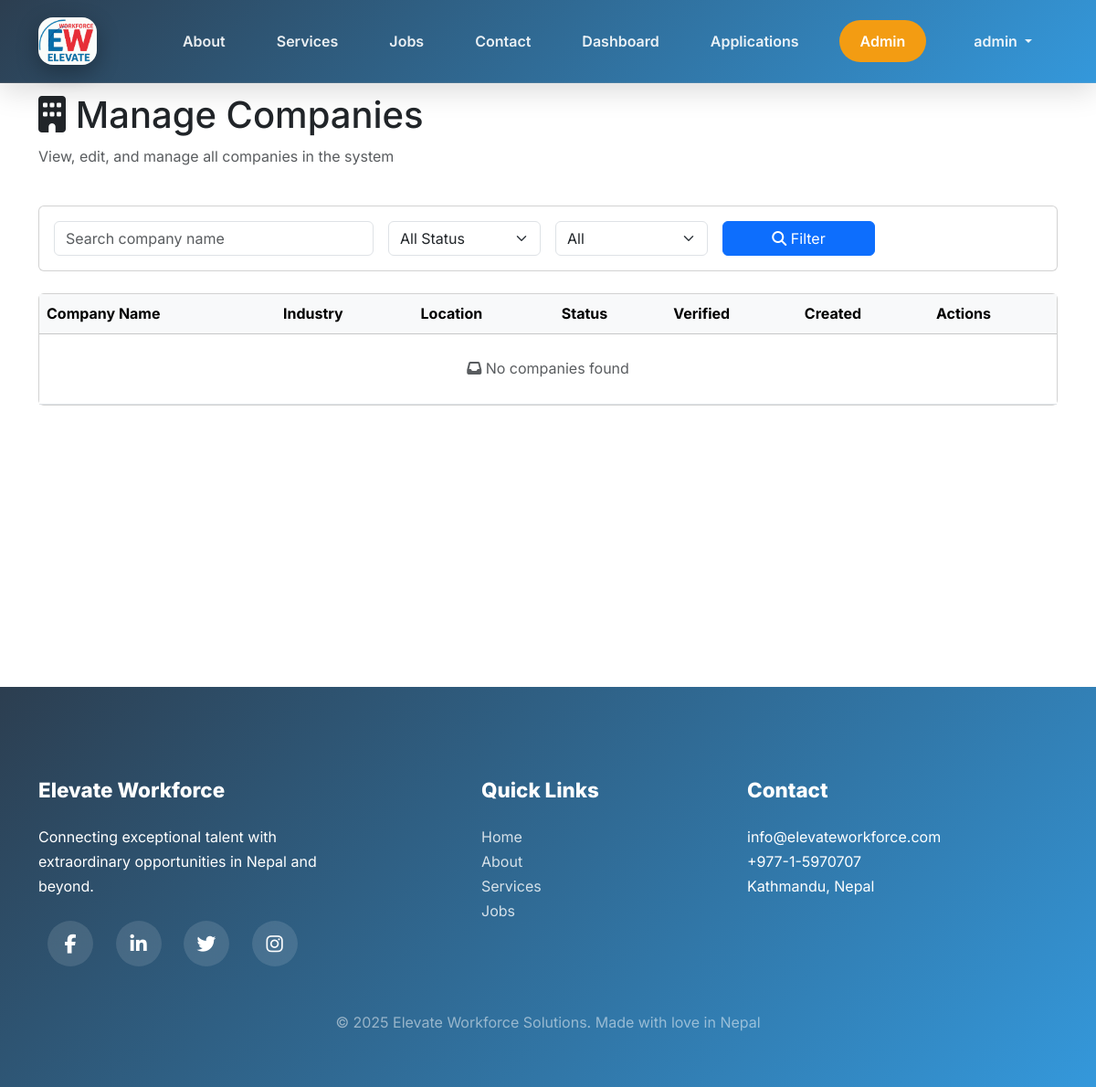
/accounts/admin/companies/ (signed in), run on an earlier commit of the app's database.
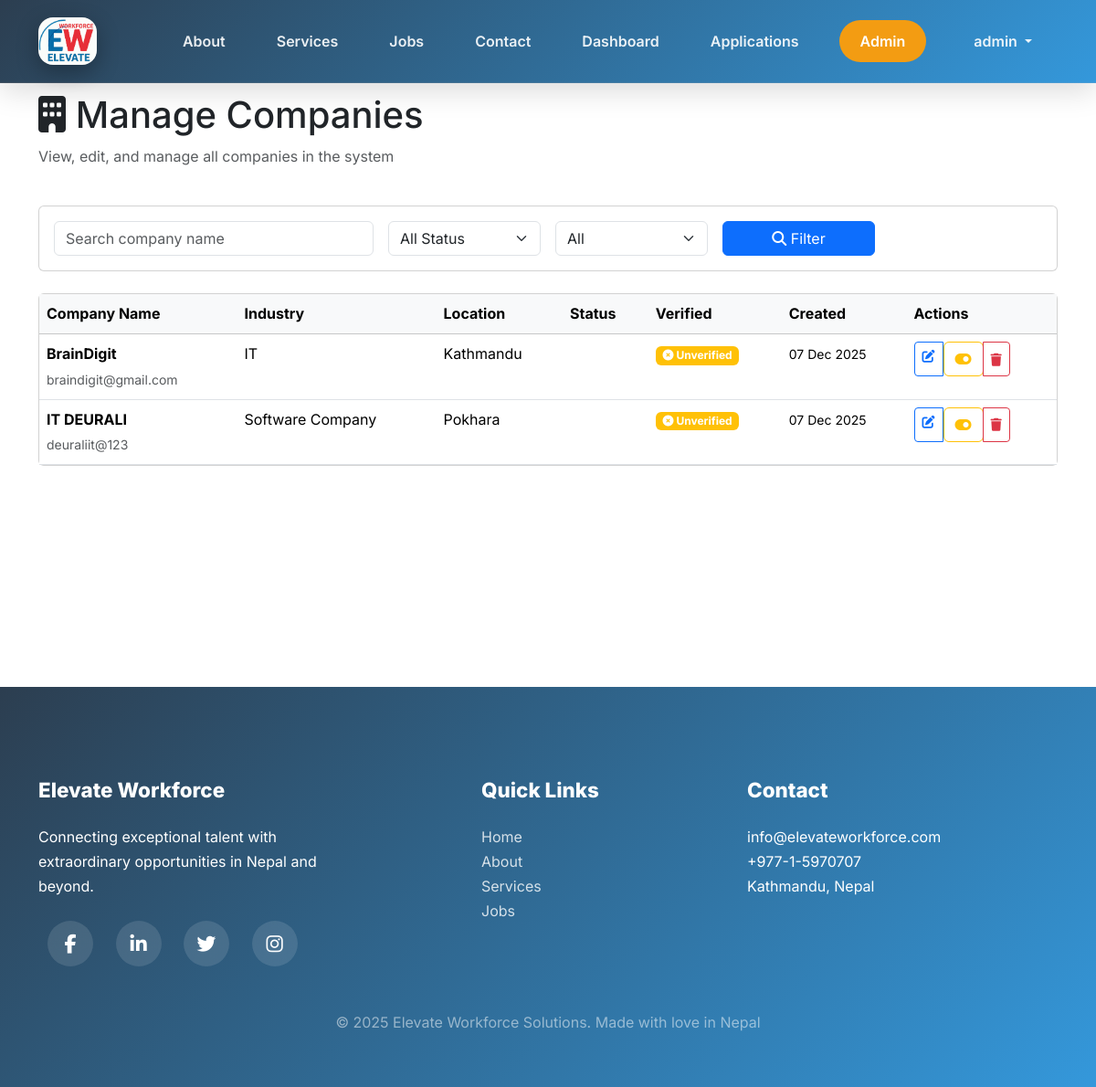
And on a later commit of the database.
### companies/models.py (models this page shows, shortened)
class Company(models.Model):
    COMPANY_STATUS_CHOICES = (
        ('active', 'Active'),
        ('inactive', 'Inactive'),
        ('suspended', 'Suspended'),
    )
    user = models.OneToOneField(User, on_delete=models.CASCADE, related_name='company_profile')
    company_name = models.CharField(max_length=255, unique=True)
    description = models.TextField()
    website = models.URLField(blank=True, null=True)
    industry = models.CharField(max_length=100)
    location = models.CharField(max_length=255)
    company_size = models.CharField(max_length=50, blank=True, null=True)
    logo = models.ImageField(upload_to='company_logos/', blank=True, null=True)
    status = models.CharField(max_length=20, choices=COMPANY_STATUS_CHOICES, default='active')
    verified = models.BooleanField(default=False)
    created_at = models.DateTimeField(auto_now_add=True)
    updated_at = models.DateTimeField(auto_now=True)
    class Meta:
        db_table = 'companies'
        verbose_name_plural = 'Companies'
        ordering = ['-created_at']

### accounts/models.py (models this page shows, shortened)
class User(AbstractUser):
    USER_ROLE_CHOICES = (
        ('job_seeker', 'Job Seeker'),
        ('company', 'Company'),
    )
    role = models.CharField(max_length=20, choices=USER_ROLE_CHOICES, default='job_seeker')
    phone_number = models.CharField(max_length=15, blank=True, null=True)
    is_active = models.BooleanField(default=True)
    created_at = models.DateTimeField(auto_now_add=True)
    updated_at = models.DateTimeField(auto_now=True)
    groups = models.ManyToManyField(
        'auth.Group',
        related_name='custom_user_groups',
        blank=True,
        help_text='The groups this user belongs to.'
    )
    user_permissions = models.ManyToManyField(
        'auth.Permission',
        related_name='custom_user_permissions',
        blank=True,
        help_text='Specific permissions for this user.'
    )
    class Meta:
        db_table = 'users'
        verbose_name_plural = 'Users'
        ordering = ['-created_at']
    def is_job_seeker(self):
        return self.role == 'job_seeker'

### accounts/admin_views.py (the view)
# urls.py: path('admin/companies/', admin_views.manage_companies, name='manage_companies'),
@login_required(login_url='accounts:login')
@user_passes_test(is_admin, login_url='accounts:login')
def manage_companies(request):
    companies = Company.objects.all().order_by('-created_at')
    status_filter = request.GET.get('status', '')
    if status_filter:
        companies = companies.filter(status=status_filter)
    verified_filter = request.GET.get('verified', '')
    if verified_filter:
        companies = companies.filter(verified=verified_filter == 'true')
    search_query = request.GET.get('search', '')
    if search_query:
        companies = companies.filter(
            company_name__icontains=search_query
        )
    paginator = Paginator(companies, 20)
    page_number = request.GET.get('page')
    try:
        page_obj = paginator.page(page_number)
    except PageNotAnInteger:
        page_obj = paginator.page(1)
    except EmptyPage:
        page_obj = paginator.page(paginator.num_pages)
    context = {
        'page_obj': page_obj,
        'companies': page_obj.object_list,
        'status_filter': status_filter,
        'verified_filter': verified_filter,
        'search_query': search_query,
    }
    return render(request, 'admin/manage_companies.html', context)

### accounts/admin_views.py (called while the page is built)
def is_admin(user):
    return user.is_superuser and user.is_staff

### templates/admin/manage_companies.html (shortened to what the changed rows need)
{% extends 'base.html' %}
{% block content %}
<div class="container">
    <div class="row mb-4">
        <div class="col-md-12">
            <h1><i class="fas fa-building"></i> Manage Companies</h1>
        </div>
    </div>
    <div class="row">
        <div class="col-md-12">
            <div class="card">
                <div class="table-responsive">
                    <table class="table table-hover mb-0">
                        <thead class="table-light">
                            <tr>
                                <th>Company Name</th>
                                <th>Industry</th>
                                <th>Location</th>
                                <th>Status</th>
                                <th>Verified</th>
                                <th>Created</th>
                                <th>Actions</th>
                            </tr>
                        </thead>
                        <tbody>
                            {% for company in companies %}
                                <tr>
                                    <td>
                                        <strong>{{ company.company_name }}</strong><br>
                                        <small class="text-muted">{{ company.user.email }}</small>
                                    </td>
                                    <td>{{ company.industry }}</td>
                                    <td>{{ company.location }}</td>
                                    <td>
                                        <span class="badge bg-{{ company.status|default:'secondary' }}">
                                        </span>
                                    </td>
                                    <td>
                                        {% if company.verified %}
                                            <span class="badge bg-success">
                                                <i class="fas fa-check-circle"></i> Verified
                                            </span>
                                        {% else %}
                                            <span class="badge bg-warning">
                                                <i class="fas fa-times-circle"></i> Unverified
                                            </span>
                                        {% endif %}
                                    </td>
                                    <td>
                                        <small>{{ company.created_at|date:"d M Y" }}</small>
                                    </td>
                                    <td>
                                        <div class="btn-group btn-group-sm" role="group">
                                            <a href="{% url 'accounts:edit_company' company.pk %}" class="btn btn-outline-primary" title="Edit">
                                                <i class="fas fa-edit"></i>
                                            </a>
                                            <form action="{% url 'accounts:toggle_company_verification' company.pk %}" method="POST" class="d-inline">
                                                <button type="submit" class="btn btn-outline-warning" title="Toggle Verification">
                                                    <i class="fas fa-toggle-on"></i>
                                                </button>
                                            </form>
                                            <button type="button" class="btn btn-outline-danger" data-bs-toggle="modal" data-bs-target="#deleteModal{{ company.pk }}" title="Delete">
                                                <i class="fas fa-trash"></i>
                                            </button>
                                        </div>
                                    </td>
                                </tr>
                            {% empty %}
                                <tr>
                                    <td colspan="7" class="text-center py-4 text-muted">
                                        <i class="fas fa-inbox"></i> No companies found
                                    </td>
                                </tr>
                            {% endfor %}
                        </tbody>
                    </table>
                </div>
            </div>
        </div>
    </div>
</div>
{% endblock %}

What changed in the data, as far as the page shows it:
added Company: company_name "BrainDigit", user.email "braindigit@gmail.com", industry "IT", location "Kathmandu", verified False (drawn), created_at "07 Dec 2025"
added Company: company_name "IT DEURALI", user.email "deuraliit@123", industry "Software Company", location "Pokhara", verified False (drawn), created_at "07 Dec 2025"
Also different on the page:
text no longer shown: "No companies found"
